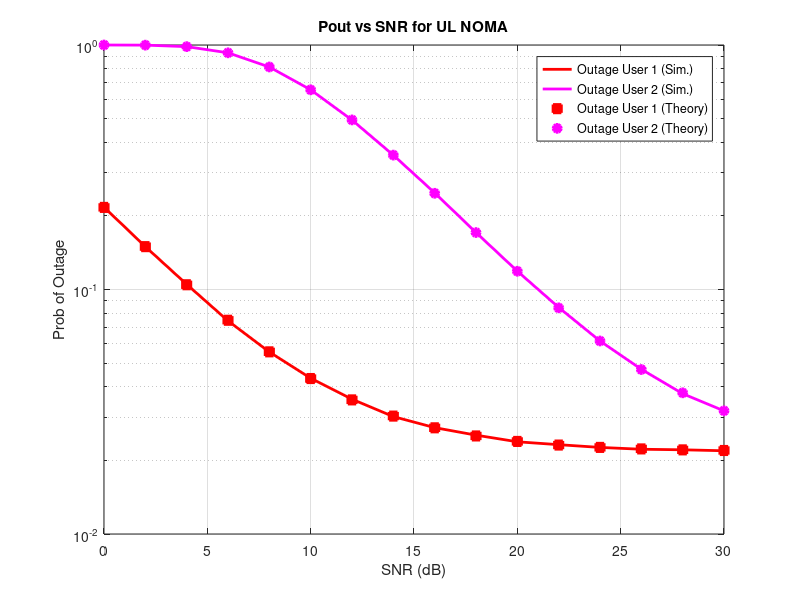

The MATLAB script that drew this image:
clear all
close all

beta1=5; beta2=1; 
SNRdB=0:2:30; SNR=10.^(SNRdB/10);    

a1=0.9; a2=0.1; % Power allocation factor
 
blklen=1000000;
tildeR_1=1; tildeR_2=1; % Desired data rates                
R1=2^(tildeR_1)-1;
R2=2^(tildeR_2)-1;
phi2=(R1/(a1*beta1))+(R2/(a2*beta2))+((R1*R2)/(a1*beta1));
phi3=1+((R1*a2*beta2)/(a1*beta1));


for ix=1:length(SNR)
 outage1=0;
 outage2=0;
 rhos=SNR(ix);
 h1=sqrt(beta1/2)*(randn(1,blklen)+1j*randn(1,blklen));
 h2=sqrt(beta2/2)*(randn(1,blklen)+1j*randn(1,blklen));
b_1=abs(h1).^2;
b_2=abs(h2).^2;

gamma1=(a1*rhos*b_1)./(a2*rhos*b_2+1);
gamma2=a2*rhos*b_2;
outage1=(log2(1+gamma1)<tildeR_1);%for simulated values
outage2=((log2(1+gamma1)<tildeR_1)|(log2(1+gamma2)<tildeR_2));

Pout1(ix)=sum(outage1)/blklen;
Pout2(ix)=sum(outage2)/blklen;

end 
% Theoretical outage values
Pout1_theory = 1- exp(-R1./(a1*SNR*beta1))/(1+R1*a2*beta2/(a1*beta1));
Pout2_theory = 1- exp(-phi2./SNR)/phi3;


semilogy(SNRdB,Pout1,'r -','Linewidth',2.0)
hold on
semilogy(SNRdB,Pout2,'m -','Linewidth',2.0,'markerfacecolor','m')
semilogy(SNRdB,Pout1_theory,'r s','Linewidth',2.0,'markerfacecolor','r')
semilogy(SNRdB,Pout2_theory,'m o','Linewidth',2.0,'markerfacecolor','m')
grid on
legend('Outage User 1 (Sim.)','Outage User 2 (Sim.)','Outage User 1 (Theory)','Outage User 2 (Theory)')
xlabel('SNR (dB)')
ylabel('Prob of Outage')
title('Pout vs SNR for UL NOMA')